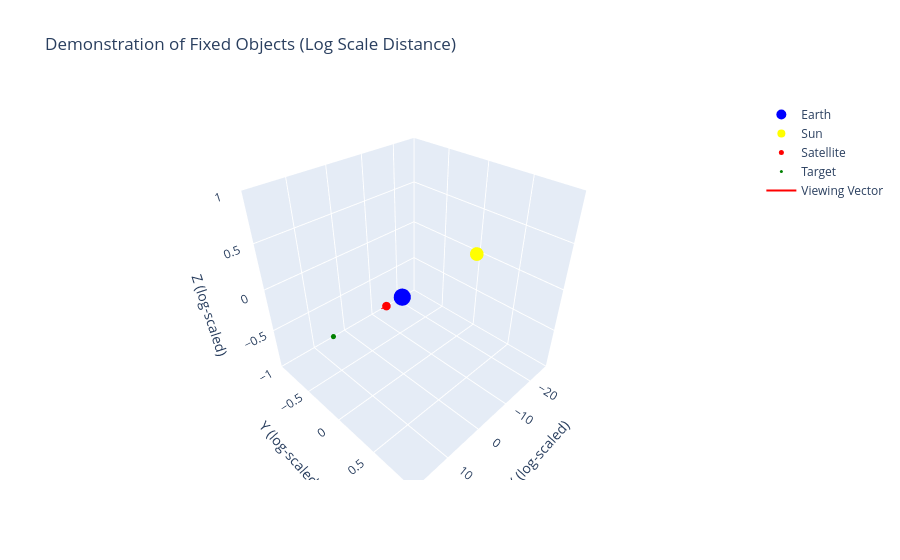

Source (notebook cell):
### Code cell
testObjects.demoFixed()

### Figure 1 — Plotly figure (JSON) as saved in the notebook; plotly's stock layout.template omitted (floating-point values rounded to 4 significant figures)
{"data": [{"marker": {"color": "blue", "size": 10}, "mode": "markers", "name": "Earth", "type": "scatter3d", "x": [0], "y": [0], "z": [0]}, {"marker": {"color": "yellow", "size": 8}, "mode": "markers", "name": "Sun", "type": "scatter3d", "x": [-25.73], "y": [0], "z": [0]}, {"marker": {"color": "red", "size": 5}, "mode": "markers", "name": "Satellite", "type": "scatter3d", "x": [4.605], "y": [0], "z": [0]}, {"marker": {"color": "green", "size": 3}, "mode": "markers", "name": "Target", "type": "scatter3d", "x": [18.42], "y": [0], "z": [0]}, {"line": {"color": "red", "width": 2}, "mode": "lines", "name": "Viewing Vector", "type": "scatter3d", "x": [4.605, 5.987], "y": [0, 0], "z": [0, 0]}], "layout": {"scene": {"aspectratio": {"x": 1, "y": 1, "z": 1}, "xaxis": {"title": {"text": "X (log-scaled)"}}, "yaxis": {"title": {"text": "Y (log-scaled)"}}, "zaxis": {"title": {"text": "Z (log-scaled)"}}}, "title": {"text": "Demonstration of Fixed Objects (Log Scale Distance)"}}}
